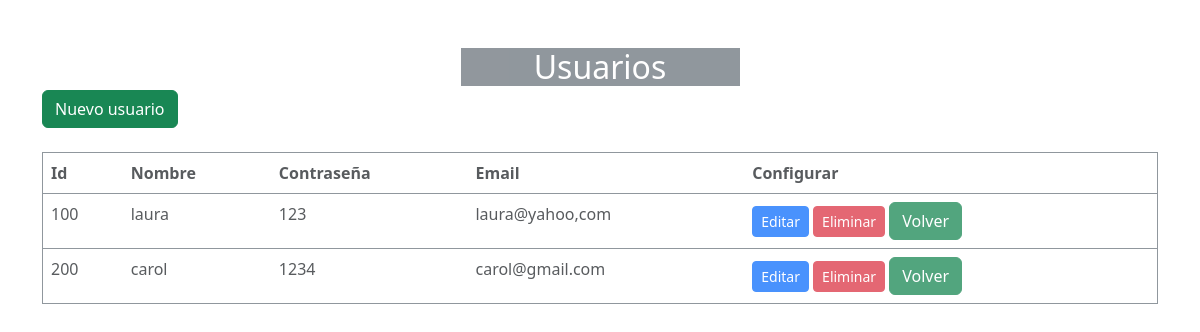
Screenshot of /php/usuarios/index.php with the database file from the repository.
### tables this page shows
CREATE TABLE `usuario` (
  `idAdmin` bigint(10) NOT NULL,
  `usuaAdmin` varchar(30) NOT NULL,
  `passAdmin` varchar(100) NOT NULL,
  `correoAdmin` varchar(30) NOT NULL
);

### php/usuarios/index.php (the view, shortened to what this page needs)
<!DOCTYPE html>
<html lang="es">
<head>
    <link rel="stylesheet" href="../css/bootstrap.min.css">
    <link rel="stylesheet" href="\emoji/css/lista.css">
</head>
<body>
    <div class="container my-5">
        <div class="w-100 d-flex justify-content-center opacity-75">
           <h2 class="text-center p-6 mb-1 bg-secondary text-white  w-25 m-20 ">Usuarios</h2>
        </div>
        <a class="btn btn-success" href="../usuarios/create.php" role="button">Nuevo usuario</a>
        <br>
        <br>
        <table class=" table opacity-75 , border border-secondary">
            <thead>
                <tr>
                    <th>Id</th>
                    <th>Nombre</th>
                    <th>Contraseña</th>
                    <th>Email</th>
                    <th>Configurar</th>
                </tr>
            </thead>
            <tbody>
                <?php
                   include("../php/conexion.php");
                    $sql = "SELECT * FROM usuario";
                    $result = $conex->query($sql);
                    while($row = $result->fetch_assoc()) {
                        echo "
                        <tr>
                            <td>$row[idAdmin]</td>
                            <td>$row[usuaAdmin]</td>
                            <td>$row[passAdmin]</td>
                            <td>$row[correoAdmin]</td>
                            <td>
                                <a class='btn btn-primary btn-sm' href='../usuarios/edit.php?id=$row[idAdmin]'>Editar</a>
                                <a class='btn btn-danger btn-sm' onclick='confirmAction($row[idAdmin])'>Eliminar</a>
                                <a class='btn btn-success' href='/emoji/inventario/index.php' role='button'>Volver </a>
                            </td>
                        </tr>
                        ";
                    }
                ?>
            </tbody>
        </table>
    </div>
</body>
</html>

### rows the page displays
usuario: idAdmin "100", usuaAdmin "laura", passAdmin "123", correoAdmin "laura@yahoo,com"
usuario: idAdmin "200", usuaAdmin "carol", passAdmin "1234", correoAdmin "carol@gmail.com"
